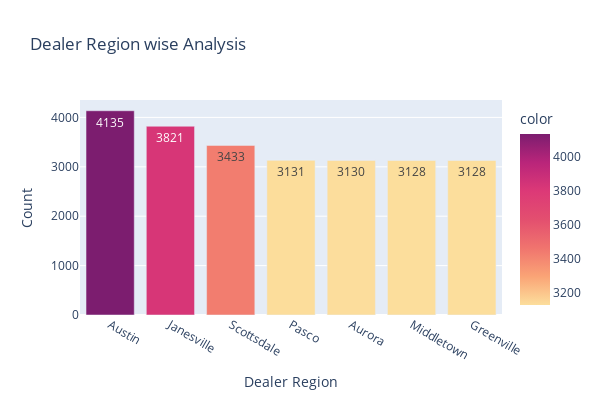

The cell this chart's notebook holds for it:
### Code cell
import plotly.express as px

# value counts for 'Dealer_Region'

dealer_region_counts = df['Dealer_Region'].value_counts()

# create a bar plot using Plotly Express

fig = px.bar(x=dealer_region_counts.index,
             y=dealer_region_counts.values,
             title='Dealer Region wise Analysis',
             width=600, height=400,
             text=dealer_region_counts.values,
             color=dealer_region_counts.values,
             color_continuous_scale='Sunsetdark',
             labels={"x": "Dealer Region", "y": "Count"})

# Show the plot
fig.show()

### Figure 1 — Plotly figure (JSON) as saved in the notebook; plotly's stock layout.template omitted (floating-point values rounded to 4 significant figures)
{"data": [{"alignmentgroup": "True", "hovertemplate": "Dealer Region=%{x}<br>Count=%{y}<br>text=%{text}<br>color=%{marker.color}<extra></extra>", "legendgroup": "", "marker": {"color": [4135, 3821, 3433, 3131, 3130, 3128, 3128], "coloraxis": "coloraxis", "pattern": {"shape": ""}}, "name": "", "offsetgroup": "", "orientation": "v", "showlegend": false, "text": [4135, 3821, 3433, 3131, 3130, 3128, 3128], "textposition": "auto", "type": "bar", "x": ["Austin", "Janesville", "Scottsdale", "Pasco", "Aurora", "Middletown", "Greenville"], "xaxis": "x", "y": [4135, 3821, 3433, 3131, 3130, 3128, 3128], "yaxis": "y"}], "layout": {"barmode": "relative", "coloraxis": {"colorbar": {"title": {"text": "color"}}, "colorscale": [[0, "rgb(252, 222, 156)"], [0.1667, "rgb(250, 164, 118)"], [0.3333, "rgb(240, 116, 110)"], [0.5, "rgb(227, 79, 111)"], [0.6667, "rgb(220, 57, 119)"], [0.8333, "rgb(185, 37, 122)"], [1, "rgb(124, 29, 111)"]]}, "height": 400, "legend": {"tracegroupgap": 0}, "title": {"text": "Dealer Region wise Analysis"}, "width": 600, "xaxis": {"anchor": "y", "domain": [0, 1], "title": {"text": "Dealer Region"}}, "yaxis": {"anchor": "x", "domain": [0, 1], "title": {"text": "Count"}}}}
